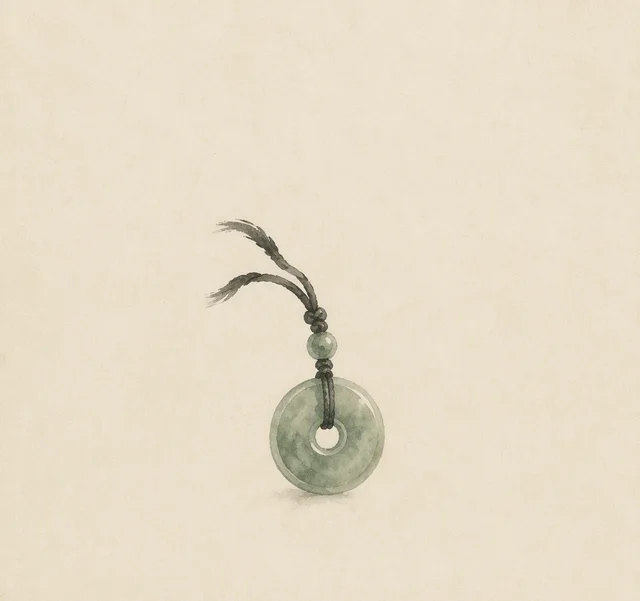
#> input picture ink/ai/motifs/motif-jade.webp, 640 x 601 px
$ python build_icons.py
#> lines starting #> are read from the running program, lines starting #| are printed output that depends on the picture
#!/usr/bin/env python3
"""
江湖一生 · 列表小圖示（由 AI 物象圖裁出）

來源：public/ink/ai/motifs/motif-*.webp（640×601，物象只佔中下方一小部分，四周大片紙色）
輸出：public/ink/art/icons/motif-*.webp（160×160，物象置中撐滿，紙色轉透明）

做法：以四角中位數估紙色 → 與紙色差距作 alpha（柔邊）→ 按物象外框裁正方形、留 9% 邊。
用法：pip install pillow numpy && python3 scripts/art/build_icons.py
"""

from __future__ import annotations

from pathlib import Path

import numpy as np
from PIL import Image

ROOT = Path(__file__).resolve().parents[2]
SRC = ROOT / "public" / "ink" / "ai" / "motifs"
OUT = ROOT / "public" / "ink" / "art" / "icons"
SIZE = 160


def build(path: Path) -> None:
    im = Image.open(path).convert("RGB")
#> im is the input picture: PIL image 640x601 RGB; mean R, G, B 231, 220.8, 200.4
    a = np.asarray(im).astype(float)
    corners = np.concatenate([a[:10, :10], a[:10, -10:], a[-10:, :10], a[-10:, -10:]]).reshape(-1, 3)
#> corners = 400 rows, first 8: [232, 221, 202], [232, 221, 202], [232, 221, 202], [232, 221, 202], [233, 223, 203], [233, 223, 203], [233, 223, 203], [233, 223, 203]
    paper = np.median(corners, axis=0)
#> paper = [234, 224, 203]
    dist = np.abs(a - paper).sum(axis=2)
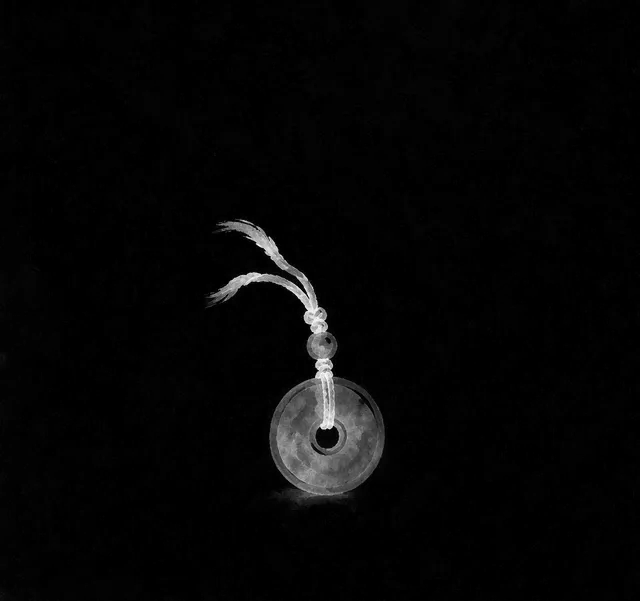
#> dist: shape (601, 640) float64; min 0, max 545, mean 12.6; drawn with min black and max white
    # 差距 25 以下當紙（透明），110 以上全不透明，中間柔邊
    alpha = np.clip((dist - 25) / 85, 0, 1)
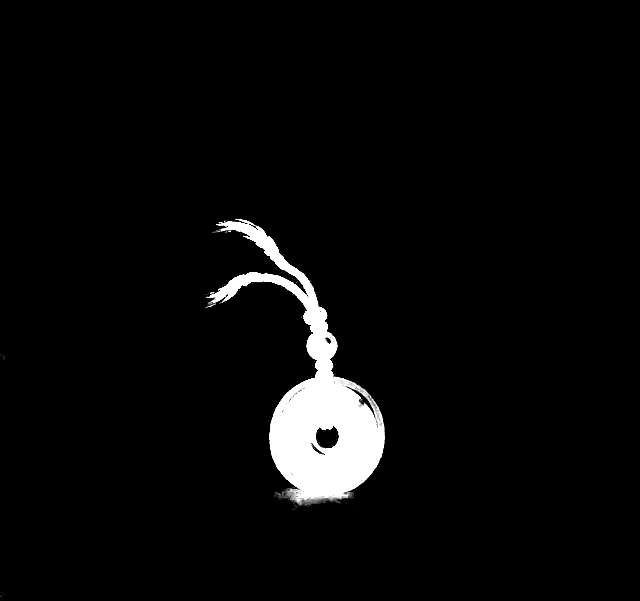
#> alpha: shape (601, 640) float64; min 0, max 1, mean 0.0384
    ys, xs = np.nonzero(alpha > 0.5)
#> ys = 14758 values from 219 to 504; xs = 14758 values, max 384 at index 8495, min 206 at index 2256, mean 314.6
    cx, cy = (xs.min() + xs.max()) / 2, (ys.min() + ys.max()) / 2
#> cx = 295; cy = 361.5
    half = max(xs.max() - xs.min(), ys.max() - ys.min()) / 2 * 1.09
#> half = 155.3
    rgba = np.dstack([a, alpha * 255]).astype(np.uint8)
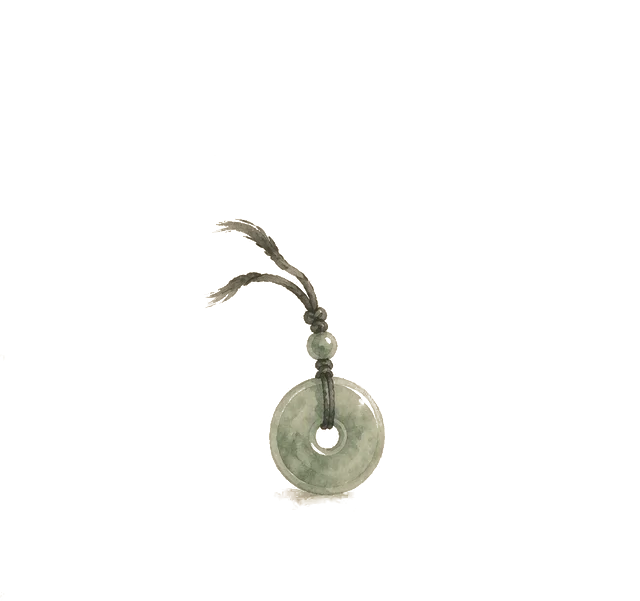
#> rgba: shape (601, 640, 4); mean R, G, B, A 231, 220.8, 200.4, 9.8; transparent parts drawn white
    img = Image.fromarray(rgba, "RGBA")
    pad = int(half) + 4
#> pad = 159
    big = Image.new("RGBA", (img.width + 2 * pad, img.height + 2 * pad), (0, 0, 0, 0))
#> big: PIL image 958x919 RGBA; every value is 0
    big.paste(img, (pad, pad))
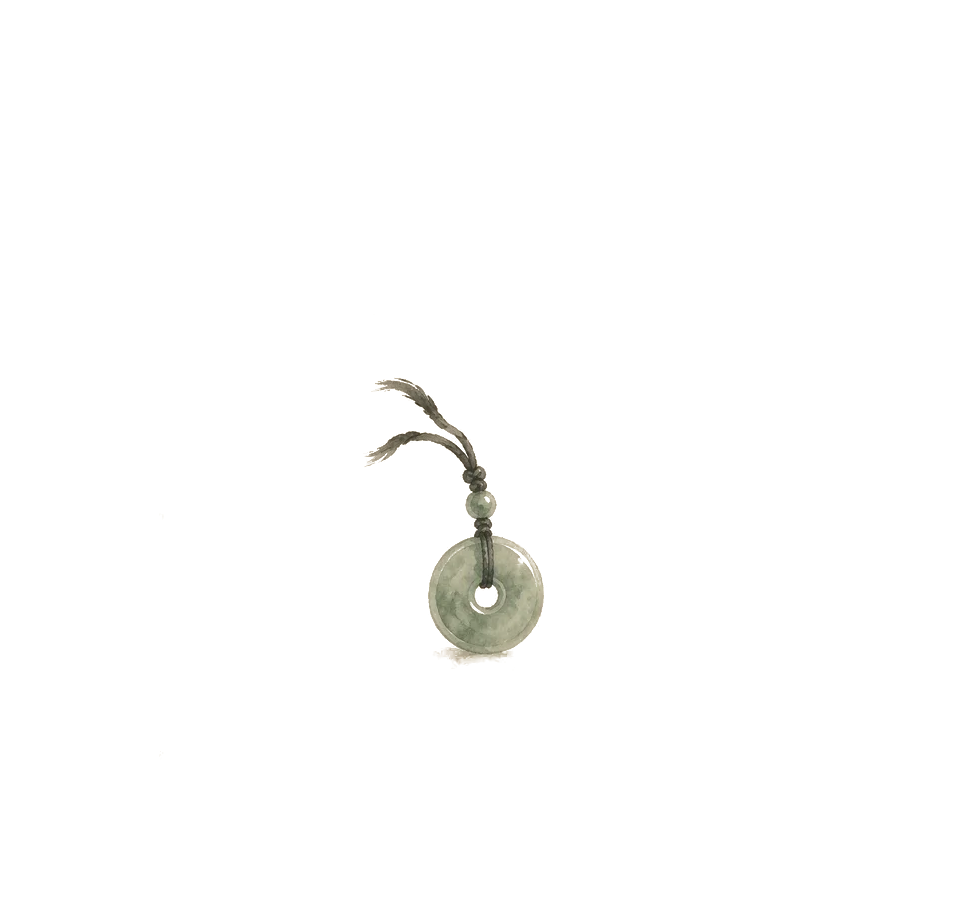
#> big: PIL image 958x919 RGBA; mean R, G, B, A 100.9, 96.5, 87.5, 4.3; transparent parts drawn white
    box = (int(cx - half) + pad, int(cy - half) + pad, int(cx + half) + pad, int(cy + half) + pad)
#> box = (298, 365, 609, 675)
    out = big.crop(box).resize((SIZE, SIZE), Image.LANCZOS)
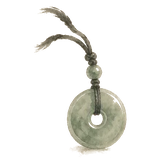
#> out: PIL image 160x160 RGBA; mean R, G, B, A 31.4, 30.9, 26.4, 39.1; transparent parts drawn white
    OUT.mkdir(parents=True, exist_ok=True)
    dst = OUT / path.name
    out.save(dst, "WEBP", quality=88, method=6)
#> (the run stopped early here; a loop or call above may not have finished)
